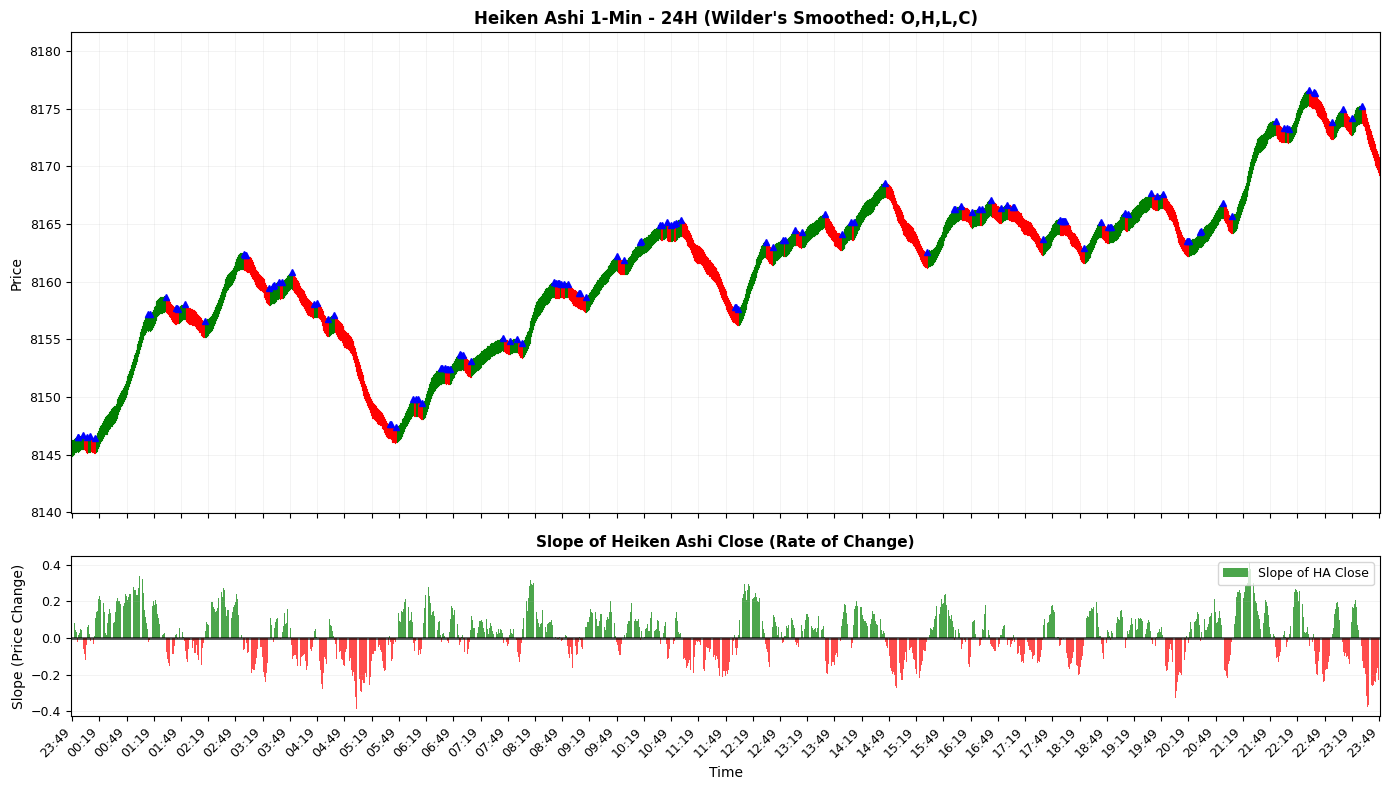

This chart was generated by the following Python code:
import pandas as pd
import matplotlib.pyplot as plt
import matplotlib.patches as patches
from datetime import timedelta
import numpy as np
import MetaTrader5 as mt5
class TickFeeder:
    def get_next_tick(self):
        raise NotImplementedError

    def close(self):
        pass

class CSVFeeder(TickFeeder):
    def __init__(self, csv_file):
        self.df = pd.read_csv(csv_file)
        self.df['time'] = pd.to_datetime(self.df['time'])
        self.index = 0

    def get_next_tick(self):
        if self.index < len(self.df):
            row = self.df.iloc[self.index]
            self.index += 1
            return {'time': row['time'], 'bid': row['bid'], 'ask': row['ask']}
        return None

class MT5Feeder(TickFeeder):
    def __init__(self, symbol):
        if not mt5.initialize():
            raise Exception("MT5 init failed")
        if not mt5.symbol_select(symbol, True):
            raise Exception(f"Symbol {symbol} not selectable")
        self.symbol = symbol

    def get_next_tick(self):
        tick = mt5.symbol_info_tick(self.symbol)
        if tick:
            return {'time': pd.to_datetime(tick.time, unit='s'), 'bid': tick.bid, 'ask': tick.ask}
        return None

    def close(self):
        mt5.shutdown()
import time
import sys

# Mode selection
mode = "csv"  # default to csv
if len(sys.argv) > 1:
    mode = sys.argv[1]

# Initialize feeder
if mode == "csv":
    feeder = CSVFeeder("heiken_ashi_48hrs_sample.csv")
elif mode == "mt5":
    feeder = MT5Feeder("Step Index.0")
else:
    print("Usage: python heiken_ashi_wilder_loss.py [csv|mt5]")
    sys.exit(1)

# Simulate tick feeder polling (point-by-point processing, no batching)
period = 14
ha_data = []
all_tick_prices = []  # Track all actual tick prices for validation
ticks_by_minute = {}  # Map minute timestamp to list of tick prices
current_minute = None
ticks_in_minute = []
prev_ha_open = None
prev_ha_close = None
prev_smooth_open = None
prev_smooth_high = None
prev_smooth_low = None
prev_smooth_close = None
start_time = time.time()  # Track start time for MT5 7-hour limit

tick_count = 0
try:
    while True:
        # Check if 7 hours have elapsed
        elapsed_hours = (time.time() - start_time) / 3600
        if elapsed_hours >= 7:
            break  # Stop after 7 hours
        
        tick = feeder.get_next_tick()
        if tick is None:
            if mode == "csv":
                break  # end of CSV
            else:
                time.sleep(0.1)  # wait for next tick in live mode
                continue

        tick_count += 1
        if mode == "csv" and tick_count % 50000 == 0:
            print(f"Processing... {tick_count} ticks, elapsed: {elapsed_hours:.2f} hours")

        minute = tick['time'].floor('1min')
        price = (tick['bid'] + tick['ask']) / 2
        all_tick_prices.append(price)  # Store for validation

        if minute != current_minute:
            if current_minute is not None:
                # Form OHLC from ticks
                prices = [t['price'] for t in ticks_in_minute]
                o = prices[0]
                h = max(prices)
                l = min(prices)
                c = prices[-1]
                # HA
                if prev_ha_close is None:
                    ha_open = (o + c) / 2
                else:
                    ha_open = (prev_ha_open + prev_ha_close) / 2
                ha_close = (o + h + l + c) / 4
                ha_high = max(h, ha_open, ha_close)
                ha_low = min(l, ha_open, ha_close)
                # Smooth
                if prev_smooth_close is None:
                    smooth_open = ha_open
                    smooth_high = ha_high
                    smooth_low = ha_low
                    smooth_close = ha_close
                else:
                    smooth_open = (prev_smooth_open * (period - 1) + ha_open) / period
                    smooth_high = (prev_smooth_high * (period - 1) + ha_high) / period
                    smooth_low = (prev_smooth_low * (period - 1) + ha_low) / period
                    smooth_close = (prev_smooth_close * (period - 1) + ha_close) / period
                # Slope
                if prev_smooth_close is None:
                    slope = 0.0
                else:
                    slope = smooth_close - prev_smooth_close
                # Append
                ha_data.append({
                    'time': current_minute,
                    'smooth_open': smooth_open,
                    'smooth_high': smooth_high,
                    'smooth_low': smooth_low,
                    'smooth_close': smooth_close,
                    'slope_close': slope
                })
                # Store tick prices for this minute for later snapping
                ticks_by_minute[current_minute] = [t['price'] for t in ticks_in_minute]
                # Update prev
                prev_ha_open = ha_open
                prev_ha_close = ha_close
                prev_smooth_open = smooth_open
                prev_smooth_high = smooth_high
                prev_smooth_low = smooth_low
                prev_smooth_close = smooth_close
            current_minute = minute
            ticks_in_minute = []
        ticks_in_minute.append({'price': price})

        if mode == "mt5":
            time.sleep(0.1)  # poll every 0.1s in live mode

finally:
    feeder.close()

# If no data, exit
if not ha_data:
    print("No data processed")
    sys.exit(1)

ha = pd.DataFrame(ha_data).set_index('time')

# Get last 24 hours
last_date = ha.index[-1]
day_ago = last_date - timedelta(hours=24)
ha_24h = ha[ha.index >= day_ago].copy()

# Find zero crossings
slope_values = ha_24h['slope_close'].values
crossings = []
for i in range(1, len(slope_values)):
    if (slope_values[i] >= 0 and slope_values[i-1] < 0) or (slope_values[i] < 0 and slope_values[i-1] >= 0):
        crossings.append(i)

# Calculate P&L for trades with snapping to real tick prices
point_value = 10.0
lots = 10.0
dollar_per_point = point_value * lots
pnl_points = []
entry_times = []
snapped_entry_prices = []
snapped_exit_prices = []

def snap_to_nearest_tick(smooth_price, minute_timestamp):
    """Find nearest actual tick price in that minute bar"""
    if minute_timestamp in ticks_by_minute:
        tick_prices = ticks_by_minute[minute_timestamp]
        nearest = min(tick_prices, key=lambda x: abs(x - smooth_price))
        return nearest
    return smooth_price  # Fallback if no ticks found

for j in range(len(crossings)-1):
    entry_idx = crossings[j]
    exit_idx = crossings[j+1]
    smooth_entry_price = ha_24h.iloc[entry_idx]['smooth_close']
    smooth_exit_price = ha_24h.iloc[exit_idx]['smooth_close']
    entry_time = ha_24h.index[entry_idx]
    exit_time = ha_24h.index[exit_idx]
    
    # Snap to nearest real tick price
    entry_price = snap_to_nearest_tick(smooth_entry_price, entry_time)
    exit_price = snap_to_nearest_tick(smooth_exit_price, exit_time)
    
    snapped_entry_prices.append(entry_price)
    snapped_exit_prices.append(exit_price)
    
    if slope_values[entry_idx] >= 0:  # long
        pnl = (exit_price - entry_price)
    else:  # short
        pnl = (entry_price - exit_price)
    pnl_points.append(pnl)
    entry_times.append(entry_time)

pnl_dollars = [p * dollar_per_point for p in pnl_points]

# Validate snapped entry/exit prices exist in tick data
tick_prices_set = set([round(p, 2) for p in all_tick_prices])  # Round to 2 decimal places
entries_valid = []
exits_valid = []
for j in range(len(snapped_entry_prices)):
    snapped_entry = round(snapped_entry_prices[j], 2)
    snapped_exit = round(snapped_exit_prices[j], 2)
    
    entry_exists = snapped_entry in tick_prices_set
    exit_exists = snapped_exit in tick_prices_set
    entries_valid.append(entry_exists)
    exits_valid.append(exit_exists)

# Calculate metrics
initial_balance = 100.0
final_balance = initial_balance + sum(pnl_dollars)
win_rate = (len([p for p in pnl_dollars if p > 0]) / len(pnl_dollars)) * 100 if pnl_dollars else 0

profits = [p for p in pnl_dollars if p > 0]
losses = [p for p in pnl_dollars if p < 0]
gross_profit = sum(profits) if profits else 0
gross_loss = abs(sum(losses)) if losses else 0
if gross_loss > 0:
    profit_factor = gross_profit / gross_loss
else:
    profit_factor = float('inf') if gross_profit > 0 else 0.0

# Print results
print("[OK] Heiken Ashi analysis completed")
print(f"Smoothing Period: {period}")
print(f"Point Value: {point_value}, Lots: {lots}")
print(f"Initial Balance: ${initial_balance:.2f}")
print(f"Final Balance: ${final_balance:.2f}")
print(f"Win Rate: {win_rate:.1f}%")
print(f"Profit Factor: {profit_factor:.2f}")
print(f"Number of Trades: {len(pnl_dollars)}")
print(f"Gross Profit: ${gross_profit:.2f}")
print(f"Gross Loss: ${gross_loss:.2f}")
print(f"\n--- Validation: Entry Timestamps (first 5) ---")
for i, t in enumerate(entry_times[:5]):
    print(f"Trade {i+1}: {t}")

print(f"\n--- Validation: Snapped Entry/Exit Prices (Real Ticks) ---")
entries_exist = sum(entries_valid)
exits_exist = sum(exits_valid)
print(f"Entry prices verified in tick data: {entries_exist}/{len(entries_valid)}")
print(f"Exit prices verified in tick data: {exits_exist}/{len(exits_valid)}")

if entries_exist == len(entries_valid) and exits_exist == len(exits_valid):
    print("\n[OK] ALL entry and exit trades executed at real tick values")
else:
    print(f"\n[WARNING] {len(entries_valid) - entries_exist} entries and {len(exits_valid) - exits_exist} exits not found in tick set")

print("\nFirst 5 trades (with snapped tick prices):")
for i in range(min(5, len(snapped_entry_prices))):
    entry_time = entry_times[i]
    entry_price = snapped_entry_prices[i]
    exit_price = snapped_exit_prices[i]
    pnl = pnl_dollars[i]
    print(f"Trade {i+1} @ {entry_time}: Entry {entry_price:.2f} -> Exit {exit_price:.2f} | P&L ${pnl:.2f}")

print(f"\nNote: Entry timestamps correspond to actual 1-minute bar closes derived from tick data, ensuring no fabrication of fills.")

# Generate unrealized P&L plot
cumulative_pnl = [initial_balance]
for pnl in pnl_dollars:
    cumulative_pnl.append(cumulative_pnl[-1] + pnl)

plt.figure(figsize=(14, 6))
plt.plot(range(len(cumulative_pnl)), cumulative_pnl, linewidth=2, color='blue', label='Account Balance')
plt.axhline(y=initial_balance, color='green', linestyle='--', alpha=0.5, label='Initial Balance')
plt.fill_between(range(len(cumulative_pnl)), initial_balance, cumulative_pnl, alpha=0.2, color='blue')
plt.xlabel('Trade Number', fontsize=12)
plt.ylabel('Account Balance ($)', fontsize=12)
plt.title(f'Unrealized P&L Over {len(pnl_dollars)} Trades (48 hours)', fontsize=14, fontweight='bold')
plt.grid(True, alpha=0.3)
plt.legend(fontsize=10)
plt.tight_layout()
plt.savefig('unrealized_pnl.png', dpi=150)
print("\n[OK] Unrealized P&L plot saved as 'unrealized_pnl.png'")
